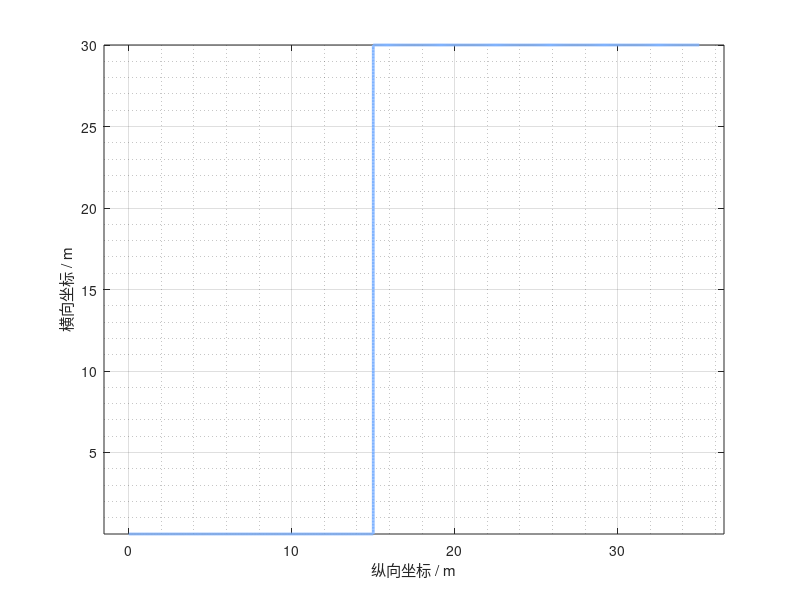

Write MATLAB code to recreate this figure. (Note: this script raises an error after producing the figure.)
% 纯跟踪算法的本质：
% 参考人类驾驶员的行为，以车的后轴为基点，通过控制前轮的偏角delta，
% 使车辆沿一条经过预瞄点的 圆弧 行驶
clc
clear
close all
% load path_S.mat
load path_Z.mat
% load path_Circle.mat
% load path_Circle_clockwise.mat

%% 相关参数定义
RefPos = path;
targetSpeed = 10;   % m/s
Kv = 0.1;           % 前视距离系数
Kp = 0.8;           % 速度P控制器系数
Ld0 = 2;            % Ld0 预瞄距离的下限值
dt = 0.1;           % 时间间隔，单位：s
L = 2.9;            % 车辆轴距，单位：m

% 纯跟踪本质是一个P控制器
Ki = 0.5;           % 积分调节系数
Err_integ = 0;

% 绘制参考轨迹
figure
plot(RefPos(:,1), RefPos(:,2), 'color', '#80B3FF', 'LineWidth', 2);
xlabel('纵向坐标 / m');
ylabel('横向坐标 / m');
grid on;
grid minor
axis equal
hold on 

% 计算参考航向角
diff_x = diff(RefPos(:,1)) ;
diff_x(end+1) = diff_x(end); % 补齐向量
diff_y = diff(RefPos(:,2)) ;
diff_y(end+1) = diff_y(end);
refHeading = atan2(diff_y , diff_x); % 参考航向角

%% 车辆初始状态
pos = RefPos(1, :)+1; % 初始点偏移[1, 1]
v = 0; % 速度
heading = refHeading(1) + 0.02; % 初始航向偏移0.02

% 将初始状态存入实际状态数组中
pos_actual = pos;
heading_actual = heading;
delta_actual = 0;
v_actual = v;

%% 主程序

% 循环遍历轨迹点
idx = 1;
latError_PP = [];
sizeOfRefPos = size(RefPos, 1);
lookaheadPoint = [0, 0;];
while idx < sizeOfRefPos-1  % 由于diff_x，diff_y计算方式的特殊性，不考虑最后一个参考点
    % 寻找预瞄点及其索引
    [lookaheadPoint(end+1,:),idx] = findLookaheadPoint(pos, v, RefPos, Kv, Ld0);

    % 计算控制量：前轮转角及横向误差
    [delta, latError]  = pure_pursuit_control(lookaheadPoint(end,:), idx, pos, heading, v, RefPos,refHeading, Kv, Ld0,L);

    % 前轮转角 PI控制
    Err_integ = Err_integ + latError * dt; % 积分误差
    delta = delta + Ki * Err_integ;
    
    % 如果误差过大，退出循迹
    if abs(latError) > 3
        disp('误差过大，退出程序!\n')
        break
    end

    % 计算加速度
    a = Kp* (targetSpeed-v)/dt;

    % 更新状态量
    [pos, heading, v] = updateState(a, pos, heading, v, delta, L, dt);
    
    % 保存每一步的实际量
    pos_actual(end+1, :) = pos;
    heading_actual(end+1, :) = heading;
    delta_actual(end+1, :) = delta;
    v_actual(end+1, :) = v;
    latError_PP(end+1, :) = [idx, latError];
end

%% 画图
% 跟踪轨迹
for i = 1:size(pos_actual,1)-1
    scatter(pos_actual(i,1), pos_actual(i,2), 200, [0 0.7 0.7], '.');    % 实际位置(x,y)
    % 绘制预瞄点
%     U = lookaheadPoint(i+1,:)-pos_actual(i,:);
%     f = quiver(pos_actual(i,1), pos_actual(i,2), U(1), U(2), 'g', 'LineWidth', 1);    
    f1 = plot([pos_actual(i,1), lookaheadPoint(i+1,1)], [pos_actual(i,2), lookaheadPoint(i+1,2)], 'g--', 'LineWidth', 0.1);
    f2 = scatter(lookaheadPoint(i+1,1), lookaheadPoint(i+1,2), 100, '.g');
    % 实际航向
    quiver(pos_actual(i,1), pos_actual(i,2), cos(heading_actual(i,:)), sin(heading_actual(i,:)),0.5, 'm', 'LineWidth', 1);     % 实际航向
    % 前轮转角
    quiver(pos_actual(i,1), pos_actual(i,2), cos(heading_actual(i,:)+delta_actual(i,:)), sin(heading_actual(i,:)+delta_actual(i,:)),0.2, 'k', 'LineWidth', 1);

    pause(0.01);
    delete(f1), delete(f2)
end
% 最后一个轨迹点没有预瞄点
i = size(pos_actual,1);
scatter(pos_actual(i,1), pos_actual(i,2), 200, '.r');    % 实际位置(x,y)
quiver(pos_actual(i,1), pos_actual(i,2), cos(heading_actual(i,:)), sin(heading_actual(i,:)), 0.5, 'm', 'LineWidth', 1);     % 实际航向
quiver(pos_actual(i,1), pos_actual(i,2), cos(heading_actual(i,:)+delta_actual(i,:)), sin(heading_actual(i,:)+delta_actual(i,:)),0.2, 'k', 'LineWidth', 1);
pause(0.01);
legend('参考车辆轨迹', '实际行驶轨迹', '实际航向')
hold off

% 横向误差
figure
subplot(1, 2, 1)
plot(latError_PP(:, 2));
grid on;
grid minor
title("横向误差")
ylabel('横向误差 / m');

% 前轮转角
subplot(1, 2, 2)
plot(delta_actual(:,1));
grid on; grid minor; title('前轮转角');

% 航向角
figure
subplot(1, 2, 1)
plot(refHeading);
grid on; grid minor; title('参考航向角');
subplot(1, 2, 2)
plot(heading_actual);
grid on; grid minor; title('实际航向角');

% 保存
save latError_PP.mat latError_PP


%% 子函数

function [lookaheadPoint,idx_target]=findLookaheadPoint(pos, v, RefPos, Kv, Ld0)
    % 找到距离当前位置最近的一个参考轨迹点的序号
    sizeOfRefPos = size(RefPos,1);
    for i = 1:sizeOfRefPos-1
        dist(i,1) = norm(RefPos(i,:) - pos); % 计算路径点到欧几里得距离   
    end
    [~,idx] = min(dist); 

    % 从最近的参考轨迹点开始向轨迹前方搜索，找到与预瞄距离最相近的一个轨迹点
    L_steps = 0;     % 参考轨迹上几个相邻点的累计距离
    Ld = Kv*v + Ld0; % 预瞄距离
    while L_steps < Ld && idx < sizeOfRefPos
        % 原定义
        L_steps = L_steps + norm(RefPos(idx + 1,:) - RefPos(idx,:));
        % 新定义，L_steps为路径上的点到当前位置的距离norm(RefPos(idx + 1,:) - pos)
        % L_steps = norm(RefPos(idx + 1,:) - pos);
        idx = idx+1;
    end
    idx_target = idx; % 返回索引
    lookaheadPoint = RefPos(idx,:); % 返回离预瞄点最近的路径点
end

function [delta,latError] = pure_pursuit_control(lookaheadPoint, idx, pos, heading, v, RefPos, refHeading, Kv, Ld0, L)
    sizeOfRefPos = size(RefPos,1);
    if idx < sizeOfRefPos
        Point_temp = lookaheadPoint;
    else
        Point_temp = RefPos(end,1:2); % 提取最后一个点
    end

    % 求位置、航向角的误差
    x_error  = Point_temp(1,1) - pos(1);
    y_error = Point_temp(1,2) - pos(2);

    heading_r = refHeading(idx);
    alpha = atan2(Point_temp(1,2) - pos(2), Point_temp(1,1) - pos(1))  - heading;
    Ld = Kv*v + Ld0;

%     latError = y_error*cos(heading_r) - x_error*sin(heading_r); % 根据百度Apolo，计算横向误差
    latError = y_error*cos(heading) - x_error*sin(heading); % 应当使用实际航向角计算横向误差
    
    % 前轮转角 P控制
%     delta = atan2(2*L*sin(alpha), Ld);  % 横向误差可用Ld,sina表示
    delta = atan2(2*L*latError, Ld^2);
end

function [pos_new, heading_new, v_new] = updateState(a, pos_old, heading_old, v_old,delta,wheelbase, dt)
    pos_new(1) = pos_old(1) + v_old*cos(heading_old)*dt;
    pos_new(2) =  pos_old(2) + v_old*sin(heading_old)*dt;
    heading_new=  heading_old + v_old*dt*tan(delta)/wheelbase;
    % 物理上航向角的绝对值小于等于180，需要对数学上算出的航向角作修正使其具有物理意义
    if abs(heading_new)>pi
        heading_new = (heading_new>0)*(heading_new-2*pi) + (heading_new<0)*(heading_new+2*pi);
    end 
    v_new =  v_old + a*dt;
end